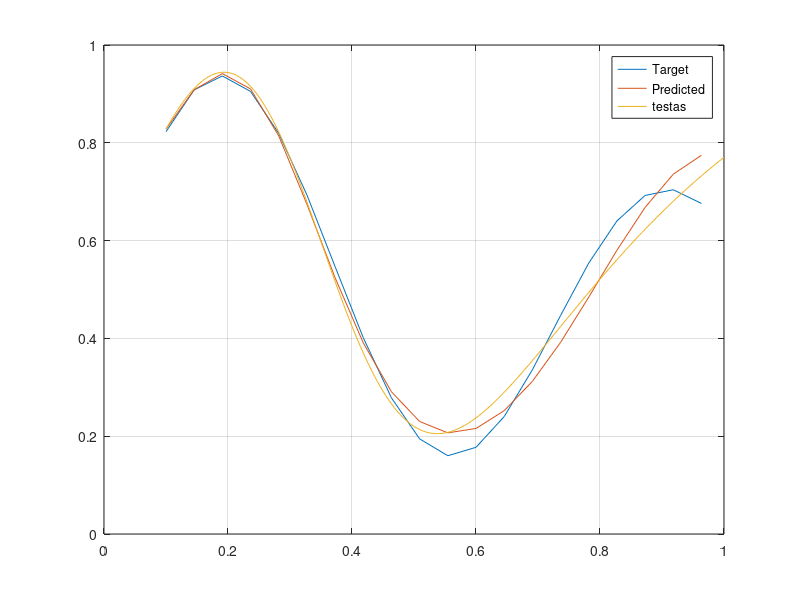
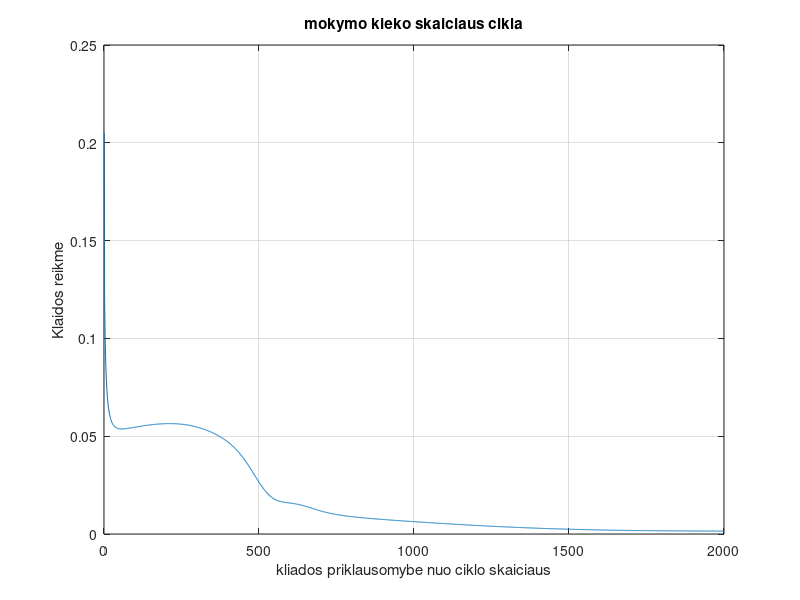

MATLAB code to generate these figures, in order:
%% lab2
clc
clear all
close all

%Turimi duomenys
x = 0.1:1/22:1;
y = ((1+0.6*sin(2*pi*x/0.7))+0.3*sin(2*pi*x))/2;
figure(1)
plot(x,y)
grid on

%Svoriai
%Pirmas sluoksnis
w11_1 = rand(1) ; b1_1 = rand(1);
w21_1 = rand(1) ; b2_1 = rand(1);
w31_1 = rand(1) ; b3_1 = rand (1);
w41_1 = rand(1) ; b4_1 = rand (1);
w51_1 = rand(1) ; b5_1 = rand (1);

%Antras sluoksnis
w11_2 = rand(1);
w12_2 = rand(1);
w13_2 = rand(1); 
w14_2 = rand(1); 
w15_2 = rand(1); 

b1_2=rand(1);

eta=0.1;

Y=zeros(1,length(x));

%Atsakas
for j=1:2000
    total_error = 0;
    for i=1:length(x)
        %atsakas
        v1_1 = w11_1*x(i) + b1_1;
        v2_1 = w21_1*x(i) + b2_1;
        v3_1 = w31_1*x(i) + b3_1;
        v4_1 = w41_1*x(i) + b4_1;
        v5_1 = w51_1*x(i) + b5_1;
        %aktyvacijos funkcija
        y1_1=tanh(v1_1);
        y2_1=tanh(v2_1);
        y3_1=tanh(v3_1);
        y4_1=tanh(v4_1);
        y5_1=tanh(v5_1);
        %Antras
        v1_2=y1_1*w11_2+y2_1*w12_2+ y3_1*w13_2 + y4_1*w14_2 +y5_1*w15_2 + b1_2;
        %Išėjimo sl aktyvacija
        y1_2=v1_2;
        Y(i)=y1_2;
        %Klaidos skaiciavimas
        e=y(i)-y1_2;
        %Svoriu atnaujinimas
        delta1_2=e;
        %Pasleptojo sl klaidos gradientas
        delta1_1=(1-tanh(v1_1)^2)*delta1_2*w11_2;
        delta2_1=(1-tanh(v2_1)^2)*delta1_2*w12_2;
        delta3_1=(1-tanh(v3_1)^2)*delta1_2*w13_2;
        delta4_1=(1-tanh(v4_1)^2)*delta1_2*w14_2;
        delta5_1=(1-tanh(v5_1)^2)*delta1_2*w15_2;
        %Atnaujinam svorius
        w11_2=w11_2+eta*delta1_2*y1_1;
        w12_2=w12_2+eta*delta1_2*y2_1;
        w13_2=w13_2+eta*delta1_2*y3_1;
        w14_2=w14_2+eta*delta1_2*y4_1;
        w15_2=w15_2+eta*delta1_2*y5_1;
        b1_2=b1_2+eta*delta1_2;
        %pasleptasis
        w11_1=w11_1+eta*delta1_1*x(i);
        w21_1=w21_1+eta*delta2_1*x(i);
        w31_1=w31_1+eta*delta3_1*x(i);
        w41_1=w41_1+eta*delta4_1*x(i);
        w51_1=w51_1+eta*delta5_1*x(i);
        b1_1=b1_1+eta*delta1_1;
        b2_1=b2_1+eta*delta2_1;
        b3_1=b3_1+eta*delta3_1;
        b4_1=b4_1+eta*delta4_1;
        b5_1=b5_1+eta*delta5_1;

        total_error = total_error + e^2;
    end
    errors(j) = total_error / length(x);
end
hold on
plot(x,Y)
hold off

x_test = 0.1:1/220:1;

for i=1:length(x_test)
        %atsakas
        v1_1 = w11_1*x_test(i) + b1_1;
        v2_1 = w21_1*x_test(i) + b2_1;
        v3_1 = w31_1*x_test(i) + b3_1;
        v4_1 = w41_1*x_test(i) + b4_1;
        v5_1 = w51_1*x_test(i) + b5_1;
        %aktyvacijos funkcija
        y1_1=tanh(v1_1);
        y2_1=tanh(v2_1);
        y3_1=tanh(v3_1);
        y4_1=tanh(v4_1);
        y5_1=tanh(v5_1);
        %Antras
        v1_2=y1_1*w11_2+y2_1*w12_2+ y3_1*w13_2 + y4_1*w14_2 +y5_1*w15_2 + b1_2;
        %Išėjimo sl aktyvacija
        y1_2=v1_2;
        Y(i)=y1_2;
end


hold on
plot(x_test,Y)
hold off
legend('Target', 'Predicted', 'testas')


figure;
plot(errors);
xlabel('kliados priklausomybe nuo ciklo skaiciaus');
ylabel('Klaidos reikme');
title('mokymo kieko skaiciaus cikla');
grid on;